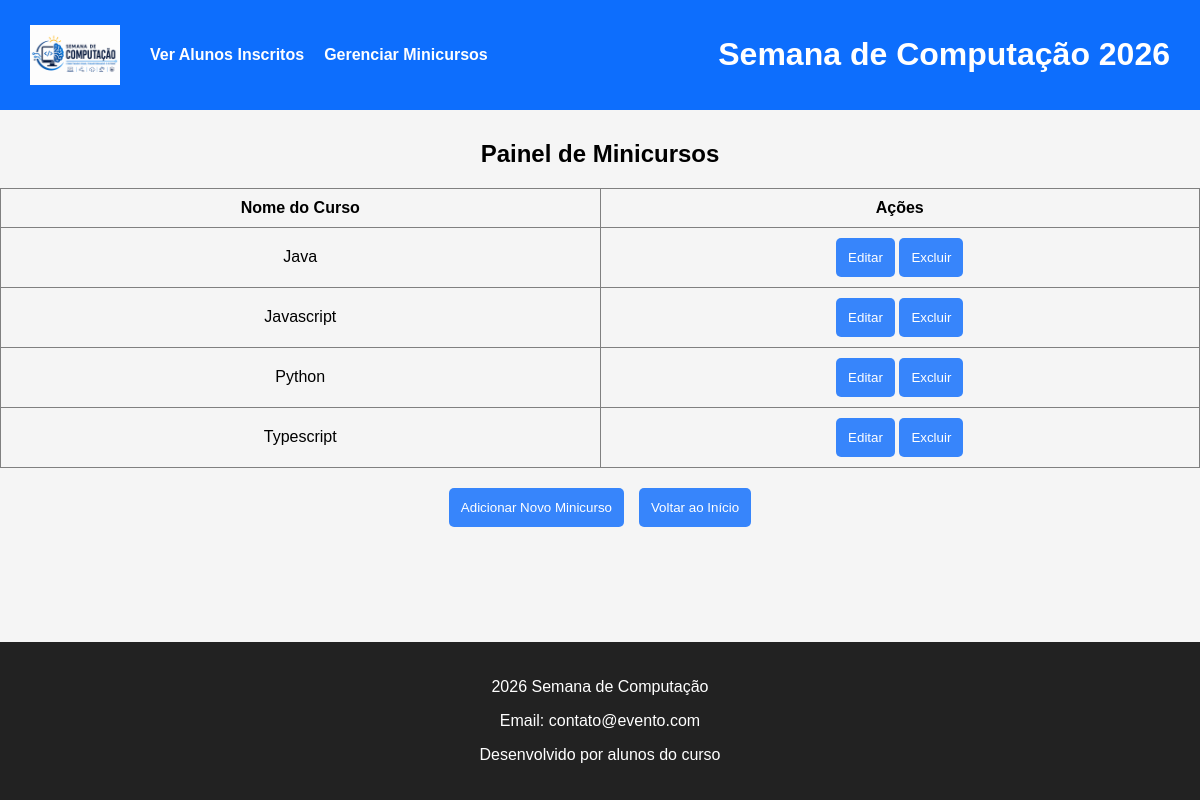
The app's page /minicursos, older data.
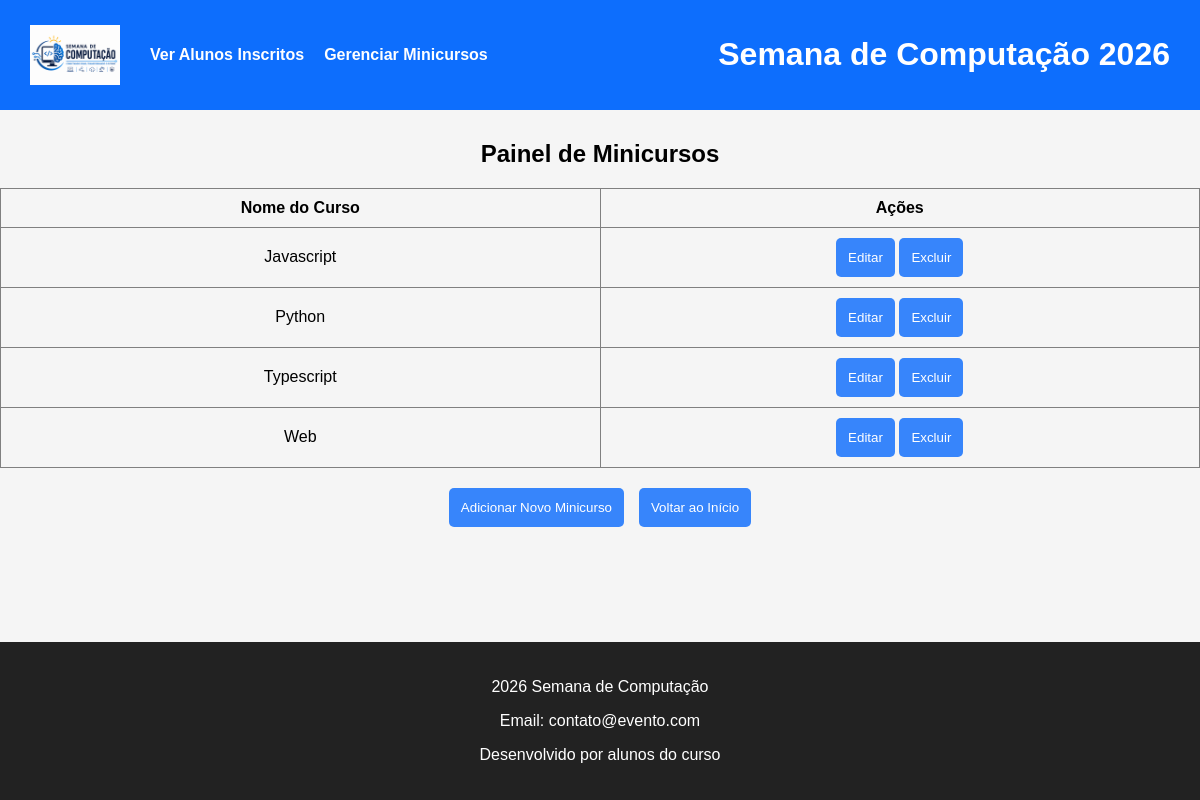
The same page, newer data.
### tables this page shows
CREATE TABLE minicursos (
            id INTEGER PRIMARY KEY AUTOINCREMENT,
            nome TEXT NOT NULL UNIQUE
        );

### controllers/minicurso_controller.py (the view)
@minicurso_blueprint.route("/minicursos")
def listar():
    lista = dao.listar_todos()
    return render_template("minicursos/listar.html", minicursos=lista)

### dao/minicurso_dao.py (called while the page is built)
    def listar_todos(self):
        conn = get_connection()
        cursor = conn.execute("SELECT id, nome FROM minicursos ORDER BY nome")
        rows = cursor.fetchall()
        conn.close()
        return [Minicurso(row['id'], row['nome']) for row in rows]

### database.py (called while the page is built)
def get_connection():
    conn = sqlite3.connect(DATABASE_NAME)
    conn.row_factory = sqlite3.Row  # Permite acessar colunas pelo nome!
    return conn

### templates/minicursos/listar.html (shortened to what this page needs)
{% extends "layout.html" %}
{% block body %}
<h2>Painel de Minicursos</h2>
<table border="1">
  <thead>
    <tr>
      <th>Nome do Curso</th>
      <th>Ações</th>
    </tr>
  </thead>
  <tbody>
    {% for curso in minicursos %}
    <tr>
      <td>{{ curso.nome }}</td>
      <td>
        <button><a href="/minicursos/editar/{{ curso.id }}">Editar</a></button>
        <form action="/minicursos/excluir" method="POST" style="display:inline;">
          <button type="submit" onclick="return confirm('Deseja mesmo excluir este curso?')">Excluir</button>
        </form>
      </td>
    </tr>
    {% endfor %}
  </tbody>
</table>
<div class="button-container">
  <button><a href="/minicursos/criar">Adicionar Novo Minicurso</a></button>
  <button><a href="/">Voltar ao Início</a></button>
</div>
{% endblock %}

Row changes from the older to the newer data that the page shows:
removed minicursos: nome "Java"
added minicursos: nome "Web"
